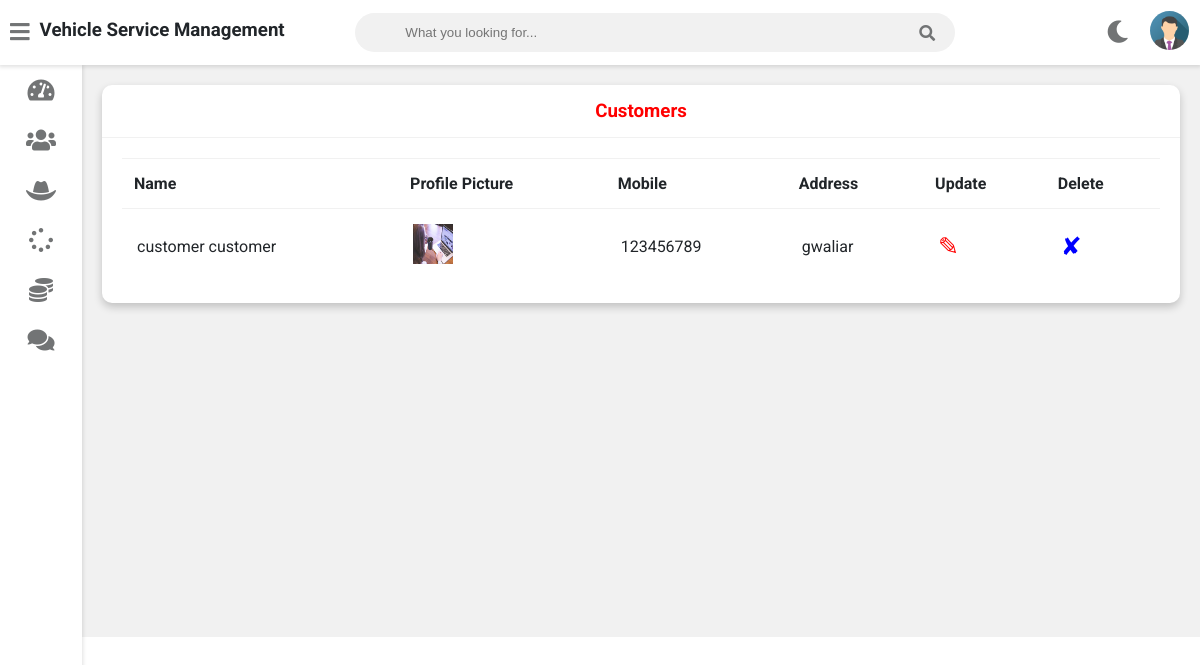
Screenshot of /admin-view-customer (signed in) with the database file from the repository.
### foodapp/models.py (models this page shows, shortened)
class Customer(models.Model):
    user=models.OneToOneField(User,on_delete=models.CASCADE)
    profile_pic= models.ImageField(upload_to='profile_pic/CustomerProfilePic/',null=True,blank=True)
    address = models.CharField(max_length=40)
    mobile = models.CharField(max_length=20,null=False)
    @property
    def get_name(self):
        return self.user.first_name+" "+self.user.last_name

### foodapp/views.py (the view)
# urls.py: path('admin-view-customer',views.admin_view_customer_view,name='admin-view-customer'),
@login_required(login_url='adminlogin')
def admin_view_customer_view(request):
    customers=models.Customer.objects.all()
    return render(request,'vehicle/admin_view_customer.html',{'customers':customers})

### templates/vehicle/admin_view_customer.html
{% extends 'vehicle/adminbase.html' %}
{% block content %}
{% load static %}
	<div class="wrapper">
		<div class="row">
			<div class="col-12 col-m-12 col-sm-12">
				<div class="card">
					<div class="card-header">
						<h3 style="color:red; text-align:center" >Customers
						</h3>
					</div>
					<div class="card-content">
						<table>
							<thead>
                <tr>
                  <th>Name</th>
                  <th>Profile Picture</th>
                  <th>Mobile</th>
                  <th>Address</th>
                  <th>Update</th>
                  <th>Delete</th>
                </tr>
							</thead>
							<tbody>
              {% for c in customers %}
                <tr>
                  <td> {{c.get_name}}</td>
                  <td> <img src="{% static c.profile_pic.url %}" alt="Profile Pic" height="40px" width="40px" /></td>
                  <td>{{c.mobile}}</td>
                  <td>{{c.address}}</td>
                  <td><a  style="color:red; text-decoration:none;font-size:25px;" href="{% url 'update-customer' c.id  %}">&#9998;</a></td>
                  <td><a style="color:blue; text-decoration:none;font-size:25px;"href="{% url 'delete-customer' c.id  %}">&#10008;</a></td>
                </tr>
                {% endfor %}
							</tbody>
						</table>
					</div>
				</div>
			</div>
		</div>
<br><br><br><br><br><br><br><br><br><br><br><br><br><br><br><br>
	</div>
{% endblock content %}

### static/style.css (style rules this page uses)
:root { --primary-color: #4834d4; --success-color: #6ab04c; --warning-color: #f0932b; --danger-color: #eb4d4b; --light-color: #212529; --light-second-color: #727475; --light-background: #ffffff; --light-second-background: #f1f1f1; --dark-color: #909090; --dark-second-color: #f5f6fa; --dark-background: #23242D; --dark-second-background: #181818; }
.light { --main-bg-color: var(--light-background); --second-bg-color: var(--light-second-background); --main-color: var(--light-color); --second-color: var(--light-second-color); }
* { box-sizing: border-box; }
body { font-family: 'Roboto', sans-serif; background: var(--main-bg-color); color: var(--main-color); margin: 0; }
.wrapper { padding: 10px; margin-left: 82px; padding-top: 75px; background: var(--second-bg-color); transition: margin-left .5s; }
.row { display: flex; flex-wrap: wrap; flex-direction: row; }
.row:after, .row:before { box-sizing: border-box; }
[class*="col-"] { padding: 10px; }
@media only screen and (min-width: 600px) { .col-sm-12 { width: 100%; } }
@media only screen and (min-width: 768px) { .col-m-12 { width: 100%; } }
@media only screen and (min-width: 992px) { .col-12 { width: 100%; } }
.card { background: var(--main-bg-color); color: var(--main-color); border-radius: 10px; margin-bottom: 10px; box-shadow: 0 4px 8px 0 rgba(0,0,0,0.2); }
.card-header { padding: 15px 30px; border-bottom: 1px solid var(--second-bg-color); position: relative; }
.card-header h3 { margin: 0; }
.card-content { padding: 20px; overflow-x: auto; }
table { border-collapse: collapse; width: 100%; }
table td { border-top: 1px solid var(--second-bg-color); padding: 15px; }
table th { border-top: 1px solid var(--second-bg-color); border-bottom: 1px solid var(--second-bg-color); padding: 15px 12px; text-align: left; }

### rows the page displays
Customer: get_name "customer customer", profile_pic (picture), mobile "123456789", address "gwaliar"
